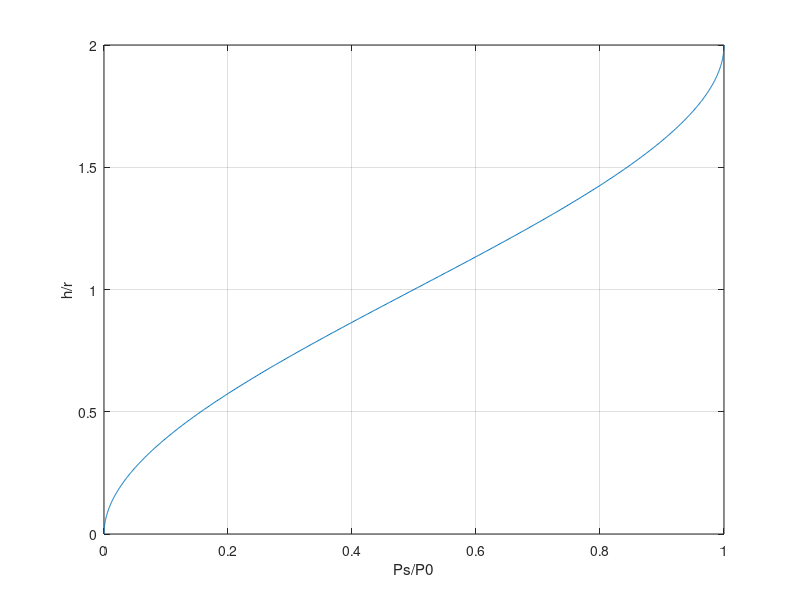

MATLAB code for this plot:
%This function calculates the rate of h/r VS Ps/P0
%The function can use an arbitrary radius in this case 4
%The maximum of the depth is the diameter of the sphere
%variables are listed below
%radius is the radius of the sphere
%h is the depth submerged
%ration_PsP0 is Ps/P0
%ration_hr is h/r
function ratio
radius=4; %An arbitrary radius
h=0:0.01:(radius*2);
ratio_PsP0=(3.*radius.*(h.^2)-(h.^3))./(4.*(radius.^3)); %Ps/P0 in terms of r and h
ratio_hr=h./radius; 

plot(ratio_PsP0,ratio_hr)
grid
xlabel('Ps/P0')
ylabel('h/r')
end